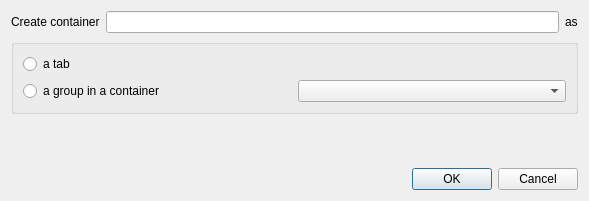
<?xml version="1.0" encoding="UTF-8"?>
<ui version="4.0">
 <class>Dialog</class>
 <widget class="QDialog" name="Dialog">
  <property name="geometry">
   <rect>
    <x>0</x>
    <y>0</y>
    <width>589</width>
    <height>201</height>
   </rect>
  </property>
  <property name="windowTitle">
   <string>Dialog</string>
  </property>
  <layout class="QVBoxLayout" name="verticalLayout">
   <item>
    <layout class="QHBoxLayout" name="horizontalLayout">
     <item>
      <widget class="QLabel" name="label">
       <property name="text">
        <string>Create container</string>
       </property>
      </widget>
     </item>
     <item>
      <widget class="QLineEdit" name="edit_container_name"/>
     </item>
     <item>
      <widget class="QLabel" name="label_2">
       <property name="text">
        <string>as</string>
       </property>
      </widget>
     </item>
    </layout>
   </item>
   <item>
    <widget class="QGroupBox" name="groupBox">
     <property name="title">
      <string/>
     </property>
     <layout class="QVBoxLayout" name="verticalLayout_2">
      <item>
       <widget class="QRadioButton" name="radio_tab">
        <property name="text">
         <string>a tab</string>
        </property>
       </widget>
      </item>
      <item>
       <widget class="QWidget" name="widget_container" native="true">
        <layout class="QHBoxLayout" name="horizontalLayout_2">
         <property name="leftMargin">
          <number>0</number>
         </property>
         <property name="topMargin">
          <number>0</number>
         </property>
         <property name="rightMargin">
          <number>0</number>
         </property>
         <property name="bottomMargin">
          <number>0</number>
         </property>
         <item>
          <widget class="QRadioButton" name="radio_group">
           <property name="text">
            <string>a group in a container</string>
           </property>
          </widget>
         </item>
         <item>
          <widget class="QComboBox" name="combo_tab"/>
         </item>
        </layout>
       </widget>
      </item>
     </layout>
    </widget>
   </item>
   <item>
    <spacer name="verticalSpacer">
     <property name="orientation">
      <enum>Qt::Vertical</enum>
     </property>
     <property name="sizeHint" stdset="0">
      <size>
       <width>20</width>
       <height>40</height>
      </size>
     </property>
    </spacer>
   </item>
   <item>
    <widget class="QDialogButtonBox" name="button_box">
     <property name="standardButtons">
      <set>QDialogButtonBox::Cancel|QDialogButtonBox::Ok</set>
     </property>
    </widget>
   </item>
  </layout>
 </widget>
 <resources/>
 <connections/>
</ui>
